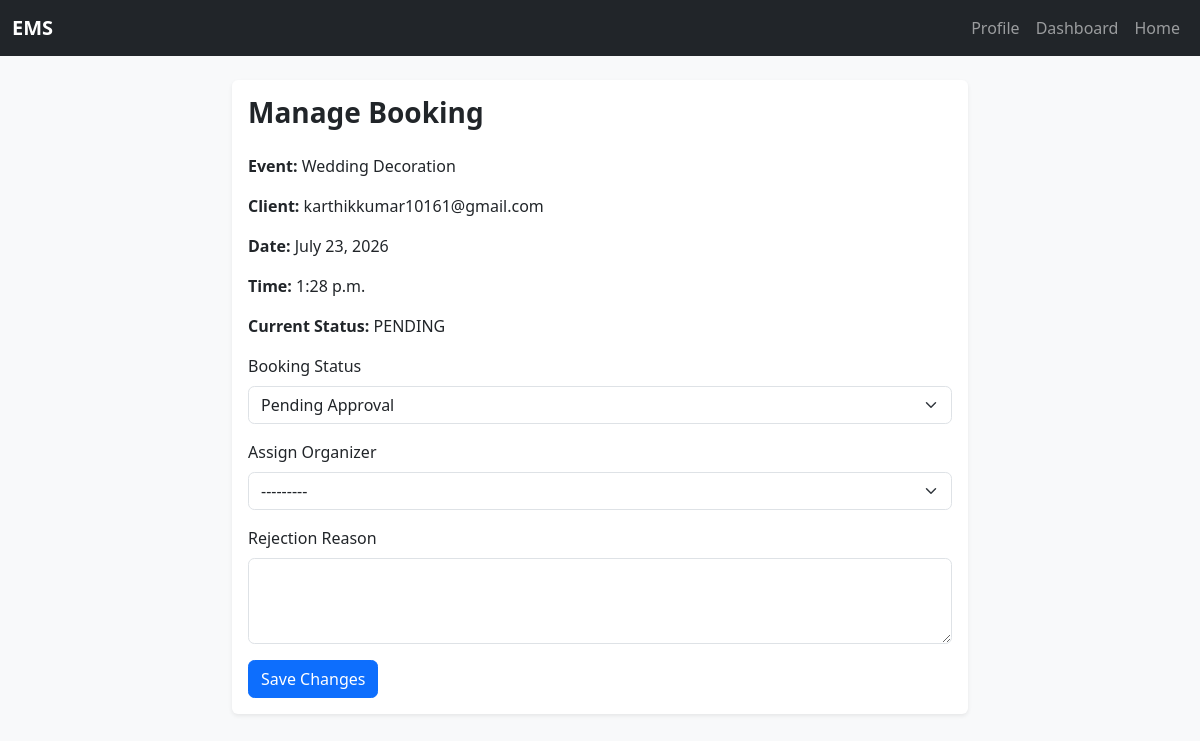
The page /bookings/manager/2/ (signed in) on the database its author committed.
### bookings/models.py (models this page shows, shortened)
class Booking(models.Model):
    BOOKING_STATUS_CHOICES = (
        ("PENDING", "Pending Approval"),
        ("APPROVED", "Approved"),
        ("REJECTED", "Rejected"),
        ("COMPLETED", "Completed"),
    )
    PAYMENT_CHOICES = (
        ("PAID", "Paid"),
        ("PENDING", "Pending"),
    )
    client = models.ForeignKey(
        User,
        on_delete=models.CASCADE,
        related_name="client_bookings",
    )
    organizer = models.ForeignKey(
        User,
        on_delete=models.SET_NULL,
        null=True,
        blank=True,
        related_name="organizer_bookings",
    )
    event = models.ForeignKey(Event, on_delete=models.CASCADE)
    event_date = models.DateField()
    event_time = models.TimeField(null=True, blank=True)
    location = models.CharField(max_length=255)
    requirements = models.TextField(blank=True)
    booking_status = models.CharField(
        max_length=20,
        choices=BOOKING_STATUS_CHOICES,
        default="PENDING",
    )
    payment_status = models.CharField(
        max_length=20,
        choices=PAYMENT_CHOICES,
        default="PENDING",
    )
    rejection_reason = models.TextField(blank=True)
    created_at = models.DateTimeField(auto_now_add=True)

### events/models.py (models this page shows, shortened)
class Event(models.Model):
    title = models.CharField(max_length=100)
    image = models.CharField(max_length=255, blank=True)
    description = models.TextField()
    price = models.DecimalField(max_digits=10, decimal_places=2)

### accounts/models.py (models this page shows, shortened)
class User(AbstractUser):
    ROLE_CLIENT = "CLIENT"
    ROLE_ORGANIZER = "ORGANIZER"
    ROLE_MANAGER = "MANAGER"
    ROLE_CHOICES = (
        (ROLE_CLIENT, "Client"),
        (ROLE_ORGANIZER, "Organizer"),
        (ROLE_MANAGER, "Manager"),
    )
    name = models.CharField(max_length=150, blank=True)
    role = models.CharField(max_length=20, choices=ROLE_CHOICES, default=ROLE_CLIENT)
    phone = models.CharField(max_length=15, blank=True, null=True)

### bookings/views.py (the view)
# urls.py: path("manager/<int:booking_id>/", views.manage_booking, name="manage_booking"),
@login_required
@manager_required
def manage_booking(request, booking_id):
    booking = get_object_or_404(Booking, id=booking_id)
    if request.method == "POST":
        form = ManagerBookingForm(request.POST, instance=booking)
        if form.is_valid():
            booking = form.save(commit=False)
            if booking.booking_status == "REJECTED" and not booking.rejection_reason:
                form.add_error("rejection_reason", "Please add a rejection reason.")
            else:
                booking.save()
                messages.success(request, "Booking updated successfully.")
                return redirect("manager_bookings")
    else:
        form = ManagerBookingForm(instance=booking)
    return render(request, "bookings/manage_booking.html", {"form": form, "booking": booking})

### bookings/forms.py
class ManagerBookingForm(forms.ModelForm):
    organizer = forms.ModelChoiceField(
        queryset=User.objects.filter(role=User.ROLE_ORGANIZER),
        required=False,
        widget=forms.Select(attrs={"class": "form-select"}),
    )
    class Meta:
        model = Booking
        fields = ["booking_status", "organizer", "rejection_reason"]
        widgets = {
            "booking_status": forms.Select(attrs={"class": "form-select"}),
            "rejection_reason": forms.Textarea(attrs={"rows": 3, "class": "form-control"}),
        }

### bookings/templates/bookings/manage_booking.html (shortened to what this page needs)
{% extends 'base.html' %}
{% block content %}
<div class="row justify-content-center">
    <div class="col-lg-8">
        <div class="card shadow-sm">
            <div class="card-body">
                <h3 class="card-title mb-4">Manage Booking</h3>
                <p><strong>Event:</strong> {{ booking.event.title }}</p>
                <p><strong>Client:</strong> {{ booking.client.username }}</p>
                <p><strong>Date:</strong> {{ booking.event_date }}</p>
                <p><strong>Time:</strong> {{ booking.event_time|default:'—' }}</p>
                <p><strong>Current Status:</strong> {{ booking.booking_status }}</p>
                <form method="post">
                    <div class="mb-3">
                        <label class="form-label">Booking Status</label>
                        {{ form.booking_status }}
                    </div>
                    <div class="mb-3">
                        <label class="form-label">Assign Organizer</label>
                        {{ form.organizer }}
                    </div>
                    <div class="mb-3">
                        <label class="form-label">Rejection Reason</label>
                        {{ form.rejection_reason }}
                    </div>
                    <button type="submit" class="btn btn-primary">Save Changes</button>
                </form>
            </div>
        </div>
    </div>
</div>
{% endblock %}

### static/css/style.css (style rules this page uses)
body { background: #f8f9fa; color: #212529; }
.card { border: none; }
.form-control, .form-select { box-shadow: none; border-radius: 0.4rem; }
.btn { border-radius: 0.4rem; }
.card-title { font-weight: 600; }

### rows shown on the page
Booking: event "Wedding Decoration", client.username "karthikkumar10161@gmail.com", event_date "July 23, 2026", event_time "1:28 p.m.", booking_status "PENDING", booking_status "Pending Approval", organizer "---------"
